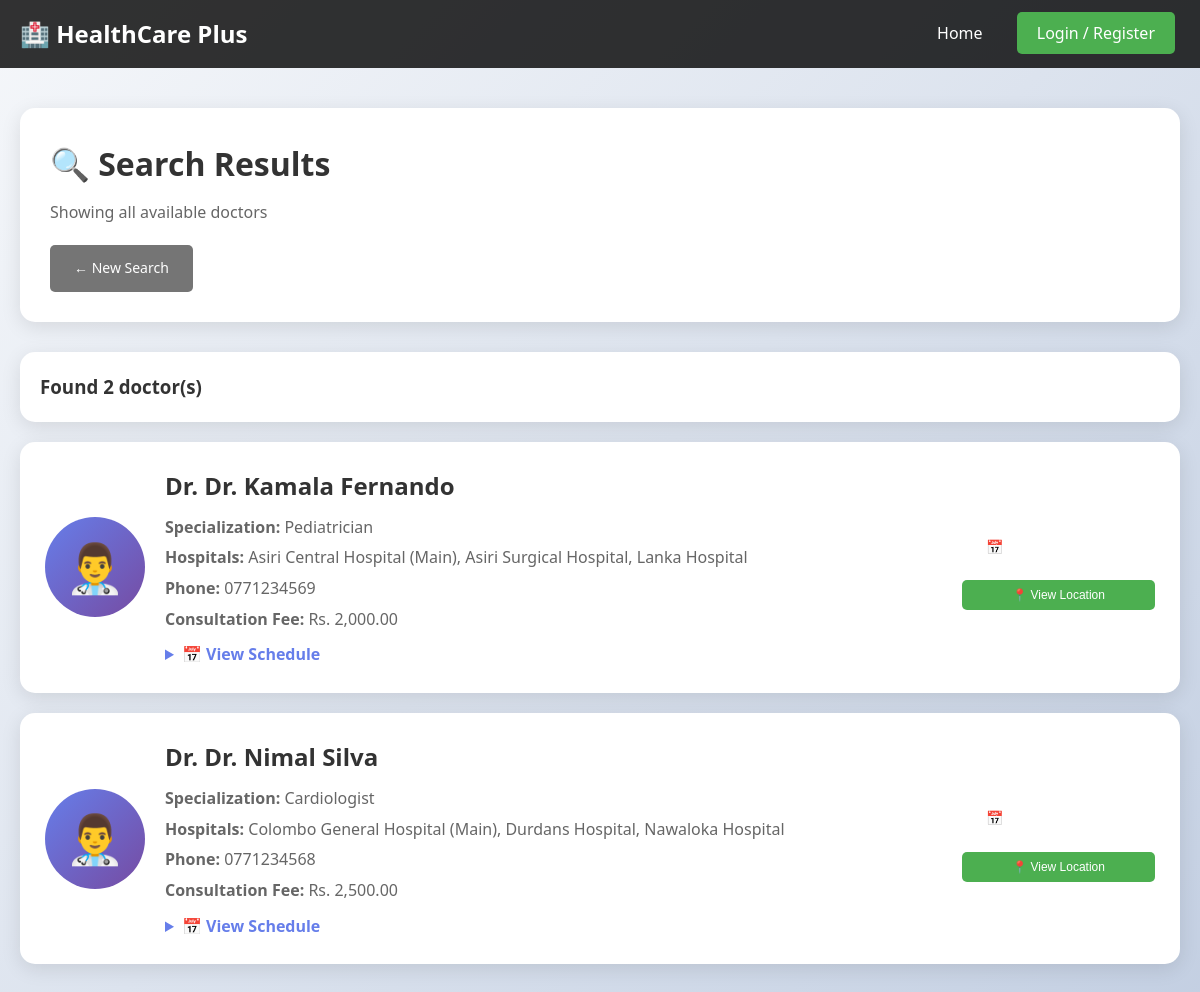
/search_results.php, run on the app's committed database.
### tables this page shows
CREATE TABLE doctors (
    id INT PRIMARY KEY AUTO_INCREMENT,
    user_id INT UNIQUE NOT NULL,
    full_name VARCHAR(150) NOT NULL,
    specialization VARCHAR(100) NOT NULL,
    phone VARCHAR(20),
    license_number VARCHAR(50),
    consultation_fee DECIMAL(10,2) DEFAULT 0.00,
    current_hospital VARCHAR(200),
    accepts_video_call TINYINT(1) DEFAULT 0,
    next_hospital VARCHAR(200),
    ongoing_number INT DEFAULT 0,
    FOREIGN KEY (user_id) REFERENCES users(id) ON DELETE CASCADE
);

### search_results.php (the view, shortened to what this page needs)
<?php
include 'includes/config.php';
$hospital = isset($_GET['hospital']) ? sanitize($conn, $_GET['hospital']) : '';
if (!empty($hospital)) {
    $query = "SELECT DISTINCT d.*, u.email FROM doctors d
             JOIN users u ON d.user_id = u.id
             JOIN doctor_hospitals dh ON d.id = dh.doctor_id
             WHERE 1=1";
    $query .= " AND dh.hospital_name = '" . $conn->real_escape_string($hospital) . "'";
} else {
    $query = "SELECT d.*, u.email FROM doctors d JOIN users u ON d.user_id = u.id WHERE 1=1";
}
$query .= " ORDER BY d.full_name";
$doctors = $conn->query($query);
?>
<!DOCTYPE html>
<html lang="en">
<head>
    <link rel="stylesheet" href="css/style.css">
</head>
<body>
    <nav style="background: rgba(0,0,0,0.8); padding: 15px 0; position: sticky; top: 0; z-index: 1000;">
        <div class="container" style="display: flex; justify-content: space-between; align-items: center;">
            <a href="index.php" style="color: white; text-decoration: none; font-size: 24px; font-weight: bold;">🏥 HealthCare Plus</a>
            <div>
                <a href="index.php" style="color: white; text-decoration: none; padding: 10px 20px; margin: 0 5px;">Home</a>
                <a href="login.php" style="color: white; text-decoration: none; padding: 10px 20px; margin: 0 5px; background: #4CAF50; border-radius: 5px;">Login / Register</a>
            </div>
        </div>
    </nav>
    <div class="search-container">
        <div class="search-header">
            <h1 style="margin-bottom: 10px; color: #333;">🔍 Search Results</h1>
            <p style="color: #666; margin-bottom: 20px;">
                <?php
                $filters = [];
                if (!empty($filters)) {
                    echo "Filtering by: " . implode(" | ", $filters);
                } else {
                    echo "Showing all available doctors";
                }
                ?>
            </p>
            <a href="index.php" class="btn btn-secondary">← New Search</a>
        </div>
        <?php if ($doctors->num_rows > 0): ?>
            <div style="background: white; padding: 20px; border-radius: 15px; box-shadow: 0 5px 20px rgba(0,0,0,0.1); margin-bottom: 20px;">
                <h3 style="color: #333; margin: 0;">Found <?php echo $doctors->num_rows; ?> doctor(s)</h3>
            </div>
            <?php while ($doctor = $doctors->fetch_assoc()):
                $stmt_hosp = $conn->prepare("SELECT hospital_name, is_primary FROM doctor_hospitals WHERE doctor_id = ? ORDER BY is_primary DESC");
                $stmt_hosp->bind_param("i", $doctor['id']);
                $stmt_hosp->execute();
                $doc_hospitals = $stmt_hosp->get_result();
                $hospital_list = [];
                while ($h = $doc_hospitals->fetch_assoc()) {
                    $label = $h['is_primary'] ? ' (Main)' : '';
                    $hospital_list[] = htmlspecialchars($h['hospital_name']) . $label;
                }
                $hospital_display = !empty($hospital_list) ? implode(', ', $hospital_list) : 'Not assigned';
            ?>
                <div class="doctor-result">
                    <div class="doctor-avatar">👨‍⚕️</div>
                    <div class="doctor-info">
                        <h2 style="margin: 0 0 10px 0; color: #333;">Dr. <?php echo htmlspecialchars($doctor['full_name']); ?></h2>
                        <p style="margin: 5px 0; color: #666;"><strong>Specialization:</strong> <?php echo htmlspecialchars($doctor['specialization']); ?></p>
                        <p style="margin: 5px 0; color: #666;"><strong>Hospitals:</strong> <?php echo $hospital_display; ?></p>
                        <p style="margin: 5px 0; color: #666;"><strong>Phone:</strong> <?php echo htmlspecialchars($doctor['phone'] ?? 'N/A'); ?></p>
                        <p style="margin: 5px 0; color: #666;"><strong>Consultation Fee:</strong> Rs. <?php echo number_format($doctor['consultation_fee'], 2); ?></p>
                        <?php
                        $stmt = $conn->prepare("SELECT * FROM schedules WHERE doctor_id = ? ORDER BY FIELD(day_of_week, 'Monday', 'Tuesday', 'Wednesday', 'Thursday', 'Friday', 'Saturday', 'Sunday')");
                        $stmt->bind_param("i", $doctor['id']);
                        $stmt->execute();
                        $schedules = $stmt->get_result();
                        if ($schedules->num_rows > 0):
                        ?>
                            <details style="margin-top: 10px;">
                                <summary style="cursor: pointer; color: #667eea; font-weight: bold;">📅 View Schedule</summary>
                            </details>
                        <?php endif; ?>
                    </div>
                    <div class="doctor-actions">
                        <a href="login.php?book_doctor=<?php echo $doctor['id']; ?>&doctor_name=<?php echo urlencode($doctor['full_name']); ?>&fee=<?php echo $doctor['consultation_fee']; ?>" class="btn btn-primary" style="white-space: nowrap; padding: 12px 24px; text-decoration: none;">
                            📅 Book Appointment
                        </a>
                        <button class="btn btn-success btn-sm" onclick="viewLocation(<?php echo $doctor['id']; ?>)">
                            📍 View Location
                        </button>
                    </div>
                </div>
            <?php endwhile; ?>
        <?php endif; ?>
    </div>
</body>
</html>

### css/style.css (style rules this page uses)
* { margin: 0; padding: 0; box-sizing: border-box; }
body { font-family: 'Segoe UI', Tahoma, Geneva, Verdana, sans-serif; line-height: 1.6; color: #333; }
.container { max-width: 1200px; margin: 0 auto; padding: 0 20px; }
.btn { padding: 12px 24px; border: none; border-radius: 5px; cursor: pointer; font-size: 14px; transition: all 0.3s; text-decoration: none; display: inline-block; }
.btn-primary { color: white; }
.btn-secondary { background: #757575; color: white; }
.btn-success { background: #4CAF50; color: white; }
.btn-sm { padding: 8px 16px; font-size: 12px; }

### search_results.php (style rules this page uses)
body { background: linear-gradient(135deg, #f5f7fa 0%, #c3cfe2 100%); min-height: 100vh; }
.search-container { max-width: 1200px; margin: 0 auto; padding: 40px 20px; }
.search-header { background: white; padding: 30px; border-radius: 15px; box-shadow: 0 5px 20px rgba(0,0,0,0.1); margin-bottom: 30px; }
.doctor-result { background: white; padding: 25px; border-radius: 15px; box-shadow: 0 5px 20px rgba(0,0,0,0.1); margin-bottom: 20px; display: flex; gap: 20px; align-items: center; transition: transform 0.3s, box-shadow 0.3s; }
.doctor-avatar { width: 100px; height: 100px; background: linear-gradient(135deg, #667eea 0%, #764ba2 100%); border-radius: 50%; display: flex; align-items: center; justify-content: center; font-size: 48px; color: white; }
.doctor-info { flex: 1; }
.doctor-actions { display: flex; flex-direction: column; gap: 10px; }

### data on the page
doctors: full_name "Dr. Kamala Fernando", specialization "Pediatrician", hospital_display "Asiri Central Hospital (Main), Asiri Surgical Hospital, Lanka Hospital", phone "0771234569", consultation_fee "2,000.00"
doctors: full_name "Dr. Nimal Silva", specialization "Cardiologist", hospital_display "Colombo General Hospital (Main), Durdans Hospital, Nawaloka Hospital", phone "0771234568", consultation_fee "2,500.00"

### other printed values
$doctors->num_rows "2"
